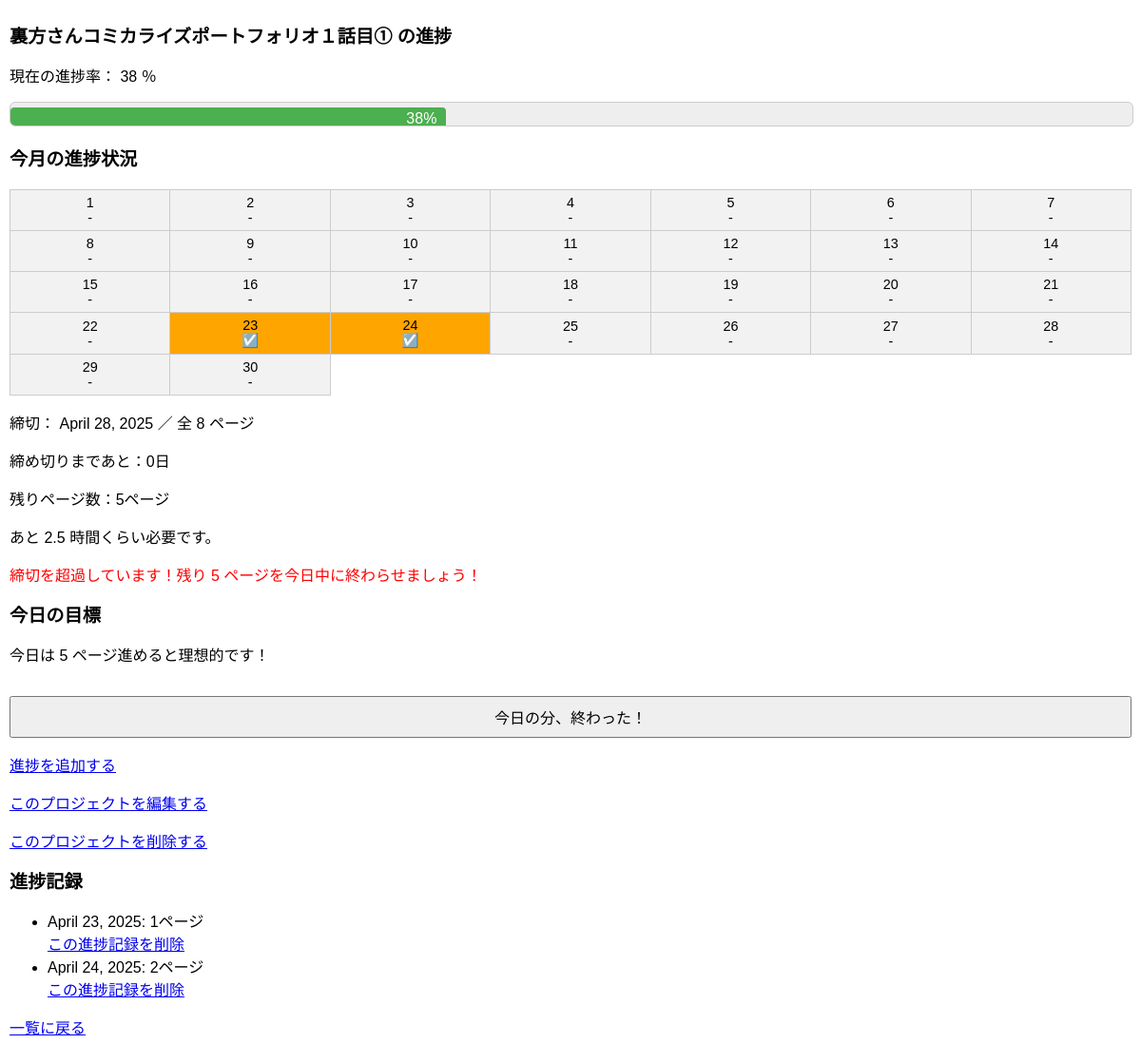
/project/1/, run on the app's committed database.
### manga/models.py (models this page shows, shortened)
class Project(models.Model):
    title = models.CharField(max_length=100)
    total_pages = models.PositiveIntegerField()
    start_date = models.DateField()
    deadline = models.DateField()
    color = models.CharField(max_length=20, default="blue") #カレンダー用
    @property
    def progress_rate(self):
        total_done = sum(p.pages_done for p in self.progress_set.all())
        if self.total_pages == 0:
            return
        return round((total_done / self.total_pages) * 100)
    @property
    def remaining_days(self):
        today = date.today()
        delta = (self.deadline - today).days
        return max(delta, 0)
    @property
    def remaining_pages(self):
        total_done = sum(p.pages_done for p in self.progress_set.all())
        return max(self.total_pages - total_done, 0)
    @property
    def estimated_total_hours(self):
        return round(self.remaining_pages * 0.5, 1)
    @property
    def can_finish_on_time(self):
        if self.remaining_days == 0:
            return False
        return self.remaining_pages / self.remaining_days <= 1 #1日1pで間に合うか？
    @property
    def today_target_pages(self):
        if self.remaining_days == 0:
            return Decimal(str(self.remaining_pages)) #今日中に全部やるパターン（修羅場とか）
        return Decimal(str(self.remaining_pages / self.remaining_days))

class Progress(models.Model):
    project = models.ForeignKey(Project, on_delete=models.CASCADE)
    date = models.DateField()
    pages_done = models.PositiveIntegerField()

### manga/views.py (the view)
# urls.py: path('project/<int:pk>/', views.project_detail, name='project_detail'),
def project_detail(request, pk):
    project = get_object_or_404(Project, pk=pk)
    progresses = Progress.objects.filter(project=project).order_by('date')
    today = date.today()
    year = today.year
    month = today.month
    days_in_month = monthrange(year, month)[1] #今月の日数
    progress_dates = progresses.values_list('date', flat=True)
    calender = []
    for day in range(1, days_in_month + 1):
        d = date(year, month, day)
        calender.append({
            'date': d,
            'has_progress': d in progress_dates,
            'color': project.color #プロジェクトに設定された色
        })
    return render(request, 'manga/project_detail.html', {
        'project': project,
        'progresses': progresses,
        'calender': calender,
    })

### manga/templates/manga/project_detail.html (shortened to what this page needs)
<!DOCTYPE html>
<html>
<head>
</head>
<body>
    <h1>{{ project.title }} の進捗</h1>
    <p>現在の進捗率： {{ project.progress_rate }} ％</p>
    <div class="progress-bar-container">
        <div class="progress-bar" style="width: {{ project.progress_rate }}%;">
            {{ project.progress_rate }}%
        </div>
    </div>
    <h3>今月の進捗状況</h3>
    <table class="calender">
        <tr>
            {% for day in calender %}
            <td style="background-color: {% if day.has_progress %}{{ day.color }}{% else %}#f2f2f2{% endif %} ;">
                {{ day.date.day }}<br>
                {% if day.has_progress %}
                ☑️
                {% else %}
                -
                {% endif %}
            </td>
            {% if forloop.counter|divisibleby:"7" %}
        </tr><tr>
            {% endif %}
            {% endfor %}
        </tr>
    </table>
    <p>締切： {{ project.deadline }} ／ 全 {{ project.total_pages}} ページ</p>
    <p>締め切りまであと：{{ project.remaining_days }}日</p>
    <p>残りページ数：{{ project.remaining_pages }}ページ</p>
    <p>あと {{ project.estimated_total_hours }} 時間くらい必要です。</p>
    {% if project.can_finish_on_time %}
    <p style="color: green;">このペースなら間に合いそうです！</p>
    {% elif project.remaining_days == 0 %}
    <p style="color: red;">締切を超過しています！残り {{ project.remaining_pages }} ページを今日中に終わらせましょう！</p>
    {% else %}
    <p style="color: red;">ペースを上げないと間に合わないかも…！</p>
    {% endif %}
    <h2>今日の目標</h2>
    <p>今日は {{ project.today_target_pages }} ページ進めると理想的です！</p>
    <form method="get" action="{% url 'progress_today_confirm' project.pk %}">
        <button type="submit">今日の分、終わった！</button>
    </form>
    <p><a href="{% url 'progress_add' project.pk %}">進捗を追加する</a></p>
    <p><a href="{% url 'project_edit' project.pk %}">このプロジェクトを編集する</a></p>
    <p><a href="{% url 'project_delete' project.pk %}" onclick="return confirm('こちらはプロジェクトの削除です。本当に削除しますか？');">このプロジェクトを削除する</a></p>
    <h2>進捗記録</h2>
    <ul>
        {% for progress in progresses %}
            <li>{{ progress.date }}: {{ progress.pages_done }}ページ</li>
            <a href="{% url 'progress_delete' progress.id %}" onclick="return confirm('本当に削除しますか？');">この進捗記録を削除</a>
        {% empty %}
            <li>まだ記録がありません。</li>
        {% endfor %}
    </ul>
    <p><a href="{% url 'project_list' %}">一覧に戻る</a></p>
</body>
</html>

### manga/templates/manga/project_detail.html (style rules this page uses)
body { font-family: sans-serif; padding: 10px; margin: 0; }
h1,h2,h3 { font-size: 1.2em; }
button, input[type="submit"] { padding: 0.5em 1em; font-size: 1em; width: 100%; margin-top: 1em; }
.calender { width: 100%; table-layout: fixed; border-collapse: collapse; margin-bottom: 1em; }
.calender td { padding: 5px; border: 1px solid #ccc; text-align: center; font-size: 0.9em; word-wrap: break-word; }
.progress-bar { width: 100%; height: 1em; background-color: #eee; margin: 5px 0; border-radius: 4px; overflow: hidden; }
.progress-bar-container { width: 100%; background-color: #eee; border: 1px solid #ccc; height: 24px; border-radius: 6px; overflow: hidden; margin-bottom: 10px; }
.progress-bar { height: 100%; background-color: #4CAf50; text-align: right; padding-right: 10px; color: white; line-height: 24px; transition: width 0.3s ease; }
.calender { width: 100%; table-layout: fixed; text-align: center; }
.calender td { padding: 5px; border: 1px solid #ccc; font-size: 0.9em; }

### data on the page
Project: title "裏方さんコミカライズポートフォリオ１話目①", progress_rate "38", deadline "April 28, 2025", total_pages "8", remaining_days "0", remaining_pages "5", estimated_total_hours "2.5", today_target_pages "5"
Progress: date "April 23, 2025", pages_done "1"
Progress: date "April 24, 2025", pages_done "2"

### other printed values
{{ day.date.day }} "1" "2" "3" "4" "5" "6" "7" "8" "9" "10" "11" "12" "13" "14" "15" "16" "17" "18" "19" "20" "21" "22" "23" "24" "25" "26" "27" "28" "29" "30"
